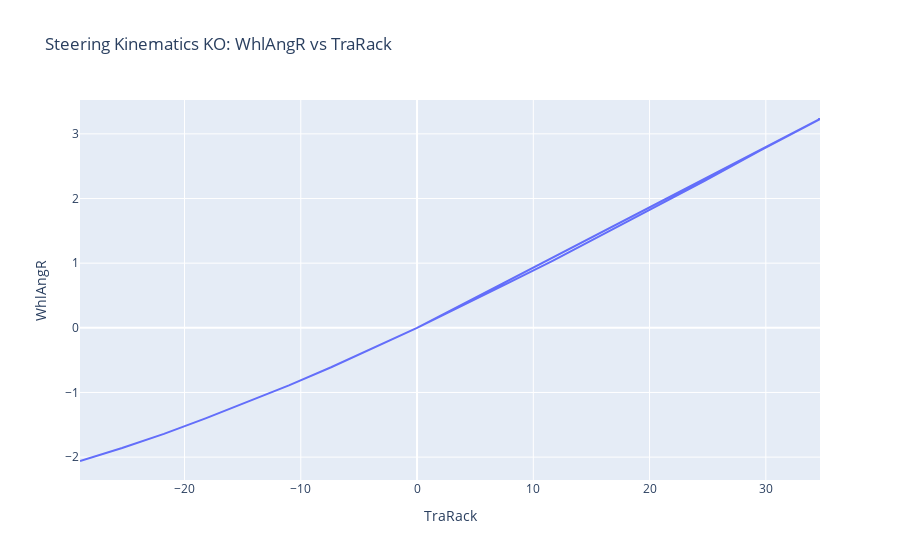

The cell this chart's notebook holds for it:
### Code cell
# Plot for Steering Kinematics KO: WhlAngR vs TraRack
fig3 = px.line(steering_ko_data, x='TraRack', y='WhlAngR', title='Steering Kinematics KO: WhlAngR vs TraRack')
fig3.show()

### Figure 1 — Plotly figure (JSON) as saved in the notebook; plotly's stock layout.template omitted (floating-point values rounded to 4 significant figures)
{"data": [{"hovertemplate": "TraRack=%{x}<br>WhlAngR=%{y}<extra></extra>", "legendgroup": "", "line": {"color": "#636efa", "dash": "solid"}, "marker": {"symbol": "circle"}, "mode": "lines", "name": "", "orientation": "v", "showlegend": false, "type": "scatter", "x": [0, 3.8, 7.69, 11.7, 15.84, 20.16, 24.7, 29.5, 34.66, 0, -3.72, -7.39, -11.02, -14.61, -18.19, -21.77, -25.37, -28.99], "xaxis": "x", "y": [0, 0.33, 0.68, 1.04, 1.43, 1.84, 2.27, 2.74, 3.23, 0, -0.31, -0.61, -0.89, -1.15, -1.4, -1.64, -1.86, -2.06], "yaxis": "y"}], "layout": {"legend": {"tracegroupgap": 0}, "title": {"text": "Steering Kinematics KO: WhlAngR vs TraRack"}, "xaxis": {"anchor": "y", "domain": [0, 1], "title": {"text": "TraRack"}}, "yaxis": {"anchor": "x", "domain": [0, 1], "title": {"text": "WhlAngR"}}}}
